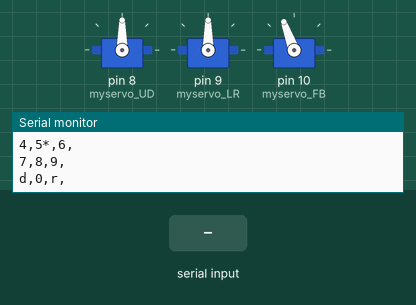
Recording of a sketch running on a simulated Arduino Uno, built with avr-gcc and run on an emulated ATmega328P. Parts: 3 × servo, the last lines printed to the serial monitor. Inputs (shaded band) come from the test bench.

Above: at 1.2 s.
1.3 s: "s\n" received over Serial
At 3.7 s:
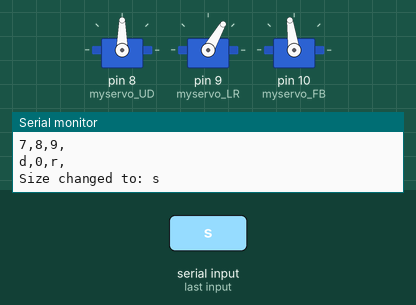
4.3 s: "m\n" received over Serial
At 9.0 s:
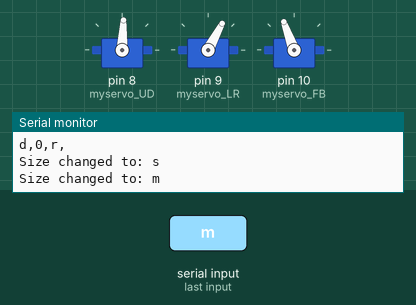
10.3 s: "r\n" received over Serial
At 12.95 s:
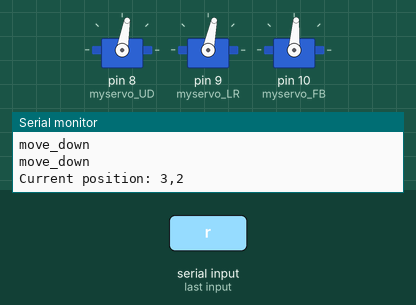
13.3 s: "d\n" received over Serial
At 17.0 s:
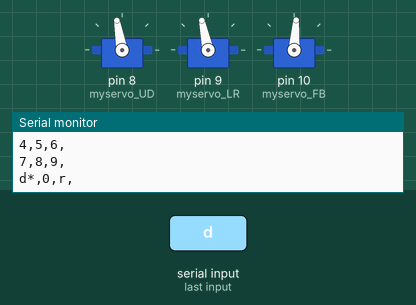
Timing chart, 0 to 17.3 s (numbered marks = the images above; inputs shaded):
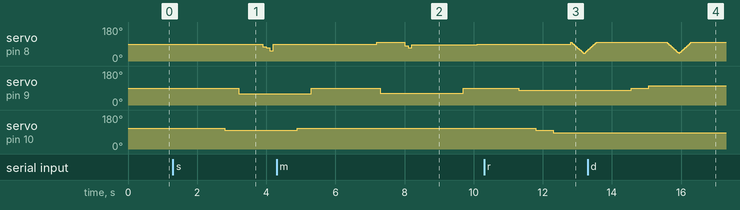

Measured:
- after the input at 1.3 s, servo on pin 8 (myservo_UD): 90° → 75° after 2.6 s, → 70° 0.10 s later, → 55° 0.10 s later, → 90° 0.10 s later; servo on pin 9 (myservo_LR): 90° → 60° after 1.9 s; servo on pin 10 (myservo_FB): 110° → 98° after 1.5 s
- after the input at 4.3 s, servo on pin 8 (myservo_UD): 90° → 100° after 2.9 s, → 80° 0.80 s later, → 69° 0.10 s later, → 87° 0.10 s later, … (5 changes in this stretch)
- after the input at 10.3 s, servo on pin 9 (myservo_LR): 90° → 78° after 1.0 s; servo on pin 10 (myservo_FB): 110° → 98° after 1.5 s, → 86° 0.50 s later
- after the input at 13.3 s, servo on pin 9 (myservo_LR): 78° → 90° after 1.3 s, → 102° 0.50 s later

The sketch:

keyboard_new_version.ino
```cpp
#include <Servo.h>

const int ROWS = 4;
const int COLS = 3;
char keyboard_matrix[ROWS][COLS] = {
  { '1', '2', '3' },
  { '4', '5', '6' },
  { '7', '8', '9' },
  { 'd', '0', 'r' }
};
int current_position[2] = { 1, 1 };  // Posición inicial

Servo myservo_UD;
Servo myservo_LR;
Servo myservo_FB;

int pos_UD = 90;
int pos_LR = 90;
int pos_FB = 110;

int previous_pos_UD = pos_UD;
int previous_pos_LR = pos_LR;
int previous_pos_FB = pos_FB;

int pos_UD_height_max = 100;
int pos_UD_height_touch;

int current_size = 's';

int mov_LR_size = 12;
int mov_FB_size = 12;
int mov_size_offset = 0;

int mov_speed = 500;

int start = 1;

void set_size_s() {
  previous_pos_UD = pos_UD;
  previous_pos_LR = pos_LR;
  previous_pos_FB = pos_FB;

  // S
  myservo_FB.write(98);
  delay(400);

  myservo_LR.write(60);
  delay(700);
  myservo_UD.write(75);
  delay(100);
  myservo_UD.write(70);
  delay(100);
  myservo_UD.write(55);
  delay(100);
  myservo_UD.write(90);
  delay(700);

  myservo_FB.write(pos_FB);
  delay(400);
  myservo_LR.write(pos_LR);
  delay(400);
  myservo_UD.write(pos_UD);
}

void set_size_m() {
  previous_pos_UD = pos_UD;
  previous_pos_LR = pos_LR;
  previous_pos_FB = pos_FB;

  // M
  myservo_UD.write(100);
  delay(100);
  myservo_LR.write(62);
  delay(700);
  myservo_UD.write(80);
  delay(100);
  myservo_UD.write(69);
  delay(100);
  myservo_UD.write(87);

  delay(400);
  myservo_FB.write(pos_FB);

  delay(700);
  myservo_FB.write(pos_FB);
  delay(400);
  myservo_LR.write(pos_LR);
  delay(400);
  myservo_UD.write(pos_UD);
}

void set_size_b() {
  previous_pos_UD = pos_UD;
  previous_pos_LR = pos_LR;
  previous_pos_FB = pos_FB;

  myservo_LR.write(65);
  delay(700);
  myservo_UD.write(75);
  delay(100);
  myservo_UD.write(70);
  delay(100);
  myservo_UD.write(66);
  delay(100);
  myservo_UD.write(85);

  delay(400);
  myservo_FB.write(pos_FB);

  delay(700);
  myservo_FB.write(pos_FB);
  delay(400);
  myservo_LR.write(pos_LR);
  delay(400);
  myservo_UD.write(pos_UD);
}

void print_keyboard_matrix() {
  for (int i = 0; i < ROWS; i++) {
    for (int j = 0; j < COLS; j++) {
      if (i == current_position[0] && j == current_position[1]) {
        Serial.print(keyboard_matrix[i][j]);
        Serial.print("*,");
      } else {
        Serial.print(keyboard_matrix[i][j]);
        Serial.print(",");
      }
    }
    Serial.println();
  }
}

void move_right() {
  Serial.println("move_right");

  if (current_size == 's') {
    mov_size_offset = 0;
  } else if (current_size == 'm') {
    mov_size_offset = 0;
  } else if (current_size == 'm') {
    mov_size_offset = 0;
  }
  pos_LR = pos_LR - (mov_LR_size + mov_size_offset);
  myservo_LR.write(pos_LR);
  delay(mov_speed);
  if (current_position[1] < COLS - 1) {
    current_position[1]++;
  }
}

void move_left() {
  Serial.println("move_left");

  if (current_size == 's') {
    mov_size_offset = 0;
  } else if (current_size == 'm') {
    mov_size_offset = 0;
  } else if (current_size == 'b') {
    mov_size_offset = 0;
  }

  pos_LR = pos_LR + (mov_LR_size + mov_size_offset);

  myservo_LR.write(pos_LR);
  delay(mov_speed);
  if (current_position[1] > 0) {
    current_position[1]--;
  }
}

void move_down() {
  Serial.println("move_down");

  if (current_size == 's') {
    mov_size_offset = 0;
  } else if (current_size == 'm') {
    mov_size_offset = 0;
  } else if (current_size == 'b') {
    mov_size_offset = 0;
  }

  pos_FB = pos_FB - (mov_FB_size + mov_size_offset);

  myservo_FB.write(pos_FB);
  delay(mov_speed);
  if (current_position[0] < ROWS - 1) {
    current_position[0]++;
  }
}

void move_up() {
  Serial.println("move_up");

  if (current_size == 's') {
    mov_size_offset = 0;
  } else if (current_size == 'm') {
    mov_size_offset = 0;
  } else if (current_size == 'b') {
    mov_size_offset = 0;
  }
  pos_FB = pos_FB + (mov_FB_size + mov_size_offset);
  myservo_FB.write(pos_FB);
  delay(mov_speed);
  if (current_position[0] > 0) {
    current_position[0]--;
  }
}

void press_screen() {

  Serial.print("Current position: ");
  Serial.print(current_position[0]);
  Serial.print(",");
  Serial.println(current_position[1]);

  if (current_size == 's') {
    mov_size_offset = 0;
  } else if (current_size == 'm') {
    mov_size_offset = 0;
  } else if (current_size == 'b') {
    mov_size_offset = 0;
  }

  if (current_position[0] == 3 && current_position[1] == 0) {
    Serial.println("Se presiona el borrar");
    mov_size_offset = +2;
  }

  if (current_position[0] == 0) {
    pos_UD_height_touch = 80 + mov_size_offset;  // 78
  } else if (current_position[0] == 1) {
    pos_UD_height_touch = 64 + mov_size_offset;
  } else if (current_position[0] == 2) {
    pos_UD_height_touch = 52 + mov_size_offset;  // 52
  } else if (current_position[0] == 3) {
    pos_UD_height_touch = 39 + mov_size_offset;  // 40
  }

  for (pos_UD = pos_UD_height_max; pos_UD <= pos_UD_height_max; pos_UD++) {
    myservo_UD.write(pos_UD);
    delay(6);
  }

  for (pos_UD = pos_UD_height_max; pos_UD >= pos_UD_height_touch; pos_UD--) {
    myservo_UD.write(pos_UD);
    delay(6);
  }
  for (pos_UD = pos_UD_height_touch; pos_UD <= pos_UD_height_max; pos_UD++) {
    myservo_UD.write(pos_UD);
    delay(6);
  }

  mov_size_offset = 0;
}

int find_number_position(char number, int* target_pos) {
  for (int i = 0; i < ROWS; i++) {
    for (int j = 0; j < COLS; j++) {
      if (keyboard_matrix[i][j] == number) {
        target_pos[0] = i;
        target_pos[1] = j;
        return 1;
      }
    }
  }
  return 0;
}

void get_movement(int target_pos[2], char* movements, int max_movements) {
  int dx = target_pos[1] - current_position[1];
  int dy = target_pos[0] - current_position[0];
  int movement_count = 0;

  if (dx > 0) {
    for (int i = 0; i < dx; i++) {
      movements[movement_count++] = 'r';
    }
  } else if (dx < 0) {
    for (int i = 0; i < -dx; i++) {
      movements[movement_count++] = 'l';
    }
  }

  if (dy > 0) {
    for (int i = 0; i < dy; i++) {
      movements[movement_count++] = 'd';
    }
  } else if (dy < 0) {
    for (int i = 0; i < -dy; i++) {
      movements[movement_count++] = 'u';
    }
  }

  if (movement_count < max_movements) {
    movements[movement_count] = '\0';
  }
}

void move_to_start(){

  pos_UD = 90;
  pos_LR = 90;
  pos_FB = 110;

  myservo_UD.attach(8);
  myservo_UD.write(pos_UD);

  myservo_LR.attach(9);
  myservo_LR.write(pos_LR);

  myservo_FB.attach(10);
  myservo_FB.write(pos_FB);

  current_position[0] = 1;
  current_position[1] = 1;
}


void setup() {
  Serial.begin(9600);
  Serial.println("------------------------- STARTED -------------------------");
  print_keyboard_matrix();

  myservo_UD.attach(8);
  myservo_UD.write(pos_UD);

  myservo_LR.attach(9);
  myservo_LR.write(pos_LR);

  myservo_FB.attach(10);
  myservo_FB.write(pos_FB);
}

void loop() {

  if (start) {
    if (Serial.available()) {
      String target_number = Serial.readStringUntil(' ');
      mov_size_offset = 0;

      // Set size to small
      if (target_number.equals("s\n")) {
        Serial.print("Size changed to: ");
        Serial.println(target_number);
        target_number.trim();
        current_size = 's';
        mov_LR_size = 12;
        mov_FB_size = 12;
        move_to_start();
        delay(500);
        set_size_s();

        // Set size to medium
      } else if (target_number.equals("m\n")) {
        Serial.print("Size changed to: ");
        Serial.println(target_number);
        target_number.trim();
        current_size = 'm';
        mov_LR_size = 12;
        mov_FB_size = 12;
        move_to_start();
        delay(500);
        set_size_m();
        // Set size to big
      } else if (target_number.equals("b\n")) {
        Serial.print("Size changed to: ");
        Serial.println(target_number);
        target_number.trim();
        current_size = 'b';
        mov_LR_size = 12;
        mov_FB_size = 12;
        move_to_start();
        delay(500);
        set_size_b();
      } else {

        Serial.print("Number to be pressed: ");
        Serial.println(target_number);
        target_number.trim();

        int target_position[2];
        if (!find_number_position(target_number[0], target_position)) {
          Serial.println("Target number not found. Please try again.");
          return;
        }

        char movements[10];
        get_movement(target_position, movements, sizeof(movements) / sizeof(char));

        for (int i = 0; movements[i] != '\0'; i++) {
          if (movements[i] == 'r') {
            move_right();
          } else if (movements[i] == 'l') {
            move_left();
          } else if (movements[i] == 'd') {
            move_down();
          } else if (movements[i] == 'u') {
            move_up();
          }
        }

        press_screen();

        print_keyboard_matrix();
      }
    }
  }
}
```
